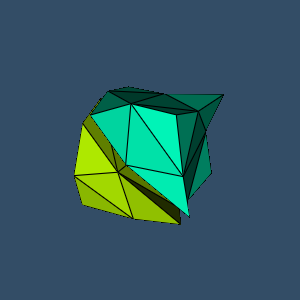

Source code (Python):
#!/usr/bin/env python

# Demonstrate vtkCellTypeSource for the Quadratic Wedge cell type. The source
# generates an unstructured grid of quadratic wedge cells, which are perturbed,
# shrunk, and color-mapped by cell ID.

# Factory overrides: importing these modules registers the OpenGL rendering,
# FreeType text rendering, and interaction style implementations.
import vtkmodules.vtkInteractionStyle  # noqa: F401
import vtkmodules.vtkRenderingFreeType  # noqa: F401
import vtkmodules.vtkRenderingOpenGL2  # noqa: F401
# VTK pipeline classes used in this example
from vtkmodules.vtkCommonCore import (
    vtkIntArray,
    vtkMinimalStandardRandomSequence,
    vtkPoints,
)
from vtkmodules.vtkCommonDataModel import VTK_QUADRATIC_WEDGE
from vtkmodules.vtkFiltersGeneral import vtkShrinkFilter
from vtkmodules.vtkFiltersSources import vtkCellTypeSource
from vtkmodules.vtkRenderingCore import (
    vtkActor,
    vtkDataSetMapper,
    vtkRenderWindow,
    vtkRenderWindowInteractor,
    vtkRenderer,
)

# Colors (normalized RGB)
dark_blue_background_rgb = (0.2, 0.302, 0.4)

# Source: generate quadratic wedge cells
source = vtkCellTypeSource()
source.SetCellType(VTK_QUADRATIC_WEDGE)
source.Update()

# Perturb points so cell edges are visible
original_points = source.GetOutput().GetPoints()
points = vtkPoints()
points.SetNumberOfPoints(source.GetOutput().GetNumberOfPoints())
rng = vtkMinimalStandardRandomSequence()
rng.SetSeed(5070)
for i in range(points.GetNumberOfPoints()):
    perturbation = [0.0, 0.0, 0.0]
    for j in range(3):
        rng.Next()
        perturbation[j] = rng.GetRangeValue(-0.1, 0.1)
    current = [0.0, 0.0, 0.0]
    original_points.GetPoint(i, current)
    points.SetPoint(i,
                    current[0] + perturbation[0],
                    current[1] + perturbation[1],
                    current[2] + perturbation[2])
source.GetOutput().SetPoints(points)

# Cell ID array for scalar coloring
num_cells = source.GetOutput().GetNumberOfCells()
id_array = vtkIntArray()
id_array.SetNumberOfTuples(num_cells)
for i in range(num_cells):
    id_array.InsertTuple1(i, i + 1)
id_array.SetName("Ids")
source.GetOutput().GetCellData().AddArray(id_array)
source.GetOutput().GetCellData().SetActiveScalars("Ids")

# Shrink: separate cells visually
shrink = vtkShrinkFilter()
shrink.SetInputConnection(source.GetOutputPort())
shrink.SetShrinkFactor(0.8)

# Mapper: color by cell ID
mapper = vtkDataSetMapper()
mapper.SetInputConnection(shrink.GetOutputPort())
mapper.SetScalarRange(0, num_cells + 1)
mapper.SetScalarModeToUseCellData()
mapper.SetResolveCoincidentTopologyToPolygonOffset()

# Actor: tilt to show 3D shape
actor = vtkActor()
actor.SetMapper(mapper)
actor.GetProperty().EdgeVisibilityOn()
actor.RotateX(20.0)
actor.RotateY(-20.0)

# Renderer: assemble the scene
renderer = vtkRenderer()
renderer.AddActor(actor)
renderer.SetBackground(dark_blue_background_rgb)
renderer.ResetCamera()

# Window: display the rendered scene
render_window = vtkRenderWindow()
render_window.AddRenderer(renderer)
render_window.SetSize(300, 300)
render_window.SetWindowName("celltype quadratic wedge")

# Interactor: handle mouse and keyboard events
render_window_interactor = vtkRenderWindowInteractor()
render_window_interactor.SetRenderWindow(render_window)

# Launch the interactive visualization
render_window_interactor.Initialize()
render_window_interactor.Start()
